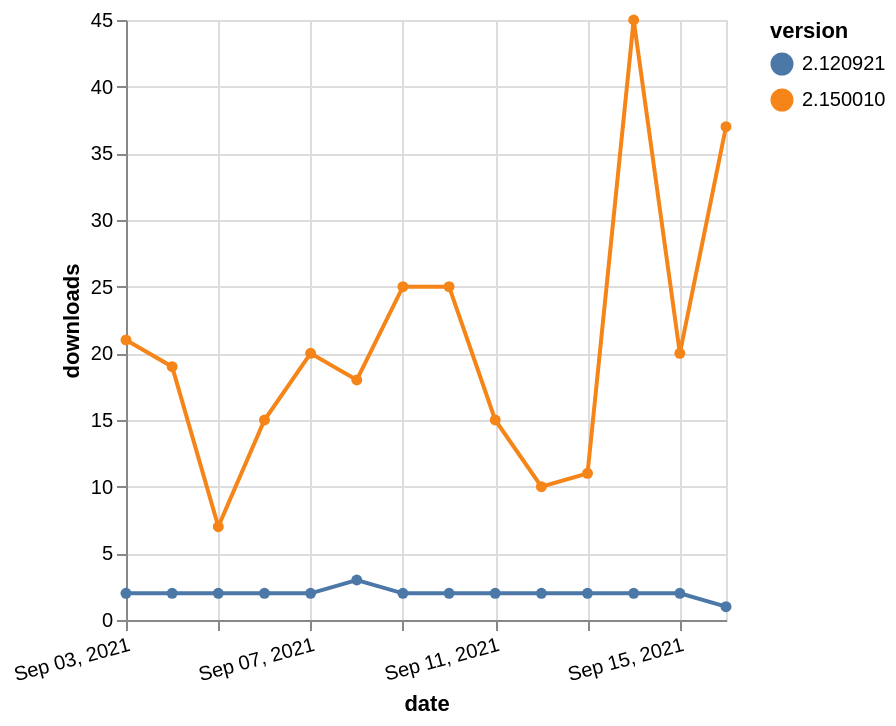

Source (Vega-Lite JSON):
### Vega-Lite specification from a JSON file in a GitHub repository (floating-point values rounded to 4 significant figures)
{"$schema": "https://vega.github.io/schema/vega-lite/v5.json", "description": "A simple bar chart with embedded data.", "data": {"values": [{"date": "2021-09-03", "total": 7389, "delta": 2, "version": "2.120921"}, {"date": "2021-09-04", "total": 7391, "delta": 2, "version": "2.120921"}, {"date": "2021-09-05", "total": 7393, "delta": 2, "version": "2.120921"}, {"date": "2021-09-06", "total": 7395, "delta": 2, "version": "2.120921"}, {"date": "2021-09-07", "total": 7397, "delta": 2, "version": "2.120921"}, {"date": "2021-09-08", "total": 7400, "delta": 3, "version": "2.120921"}, {"date": "2021-09-09", "total": 7402, "delta": 2, "version": "2.120921"}, {"date": "2021-09-10", "total": 7404, "delta": 2, "version": "2.120921"}, {"date": "2021-09-11", "total": 7406, "delta": 2, "version": "2.120921"}, {"date": "2021-09-12", "total": 7408, "delta": 2, "version": "2.120921"}, {"date": "2021-09-13", "total": 7410, "delta": 2, "version": "2.120921"}, {"date": "2021-09-14", "total": 7412, "delta": 2, "version": "2.120921"}, {"date": "2021-09-15", "total": 7414, "delta": 2, "version": "2.120921"}, {"date": "2021-09-16", "total": 7415, "delta": 1, "version": "2.120921"}, {"date": "2021-09-03", "total": 29135, "delta": 21, "version": "2.150010"}, {"date": "2021-09-04", "total": 29154, "delta": 19, "version": "2.150010"}, {"date": "2021-09-05", "total": 29161, "delta": 7, "version": "2.150010"}, {"date": "2021-09-06", "total": 29176, "delta": 15, "version": "2.150010"}, {"date": "2021-09-07", "total": 29196, "delta": 20, "version": "2.150010"}, {"date": "2021-09-08", "total": 29214, "delta": 18, "version": "2.150010"}, {"date": "2021-09-09", "total": 29239, "delta": 25, "version": "2.150010"}, {"date": "2021-09-10", "total": 29264, "delta": 25, "version": "2.150010"}, {"date": "2021-09-11", "total": 29279, "delta": 15, "version": "2.150010"}, {"date": "2021-09-12", "total": 29289, "delta": 10, "version": "2.150010"}, {"date": "2021-09-13", "total": 29300, "delta": 11, "version": "2.150010"}, {"date": "2021-09-14", "total": 29345, "delta": 45, "version": "2.150010"}, {"date": "2021-09-15", "total": 29365, "delta": 20, "version": "2.150010"}, {"date": "2021-09-16", "total": 29402, "delta": 37, "version": "2.150010"}]}, "width": "container", "mark": {"type": "line", "point": {"filled": true}}, "encoding": {"x": {"field": "date", "type": "temporal", "timeUnit": "yearmonthdate", "title": "date", "axis": {"labelAngle": -15}}, "y": {"field": "delta", "type": "quantitative", "title": "downloads"}, "color": {"field": "version", "type": "nominal"}, "tooltip": {"field": "delta"}}}
